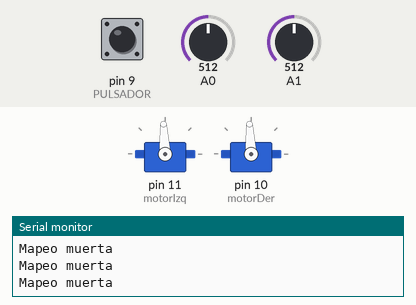
A sketch run on a simulated Arduino Uno, built with avr-gcc and run on an emulated ATmega328P. Parts: 2 × servo, the last lines printed to the serial monitor. The inputs (shaded band) are chosen by the test bench; at power-on: A1 = 512, A0 = 512, pin 9 (PULSADOR) LOW.

Above: at 1.2 s.
1.3 s: A1 set to 539
At 1.8 s:
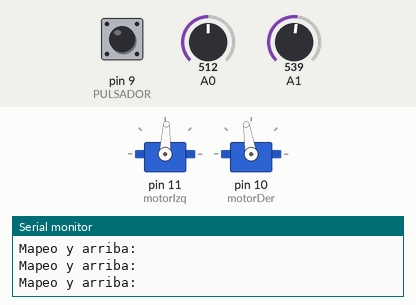
3.2 s: A0 set to 420
At 4.3 s:
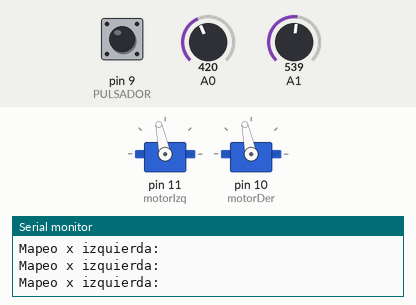
4.7 s: A0 set to 716
At 5.5 s:
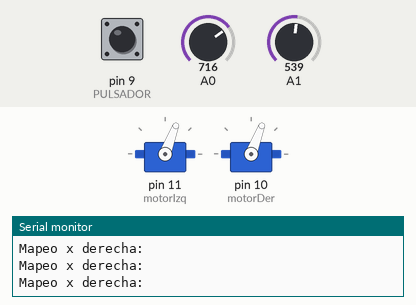
6.2 s: A0 set to 122
At 6.8 s:
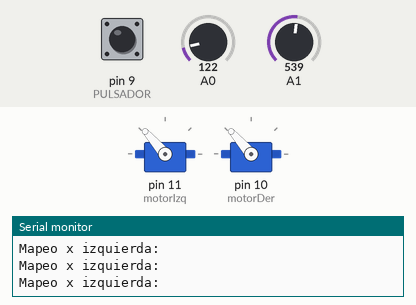
7.7 s: A0 set to 900
At 8.2 s:
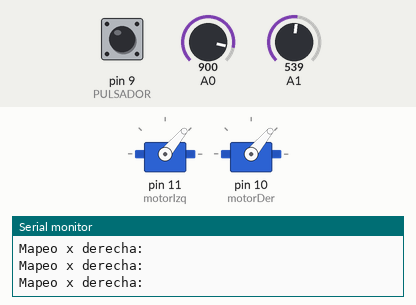
9.2 s: A0 set to 0
At 9.9 s:
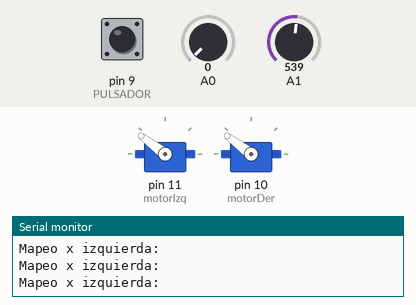
Timing chart, 0 to 11.7 s (numbered marks = the images above; inputs shaded):
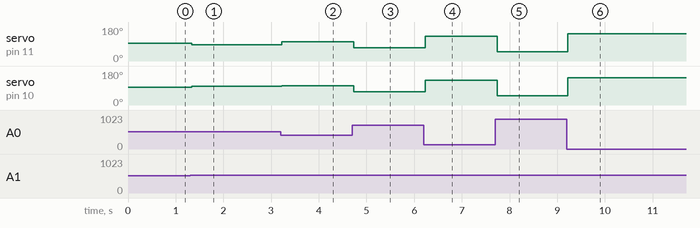

The sketch:

MotorP1.ino
```cpp
#include <Servo.h>
int X;
int Y;
int PULSADOR = 9;
int SW;
int motorIzq=11;
int motorDer=10;

char opcion;
Servo motoIzq;
Servo motoDer;
void setup(){
    pinMode(motorIzq, OUTPUT);
    pinMode(motorDer, OUTPUT);
    pinMode(PULSADOR, INPUT);
    motoIzq.attach(motorIzq);
    motoDer.attach(motorDer);
    Serial.begin(9600);
}
void loop(){
  X = analogRead(A0);			// lectura de valor de eje x
  Y = analogRead(A1);			// lectura de valor de eje x
  SW = digitalRead(PULSADOR);
  if(X > 430 && X < 570){
    if (Y > 520 && Y <= 1023){
      Serial.println("Mapeo y arriba: ");			// si Y esta en la zona de arriba
      controlMotorIzq(map(Y, 0, 480, -255 , 0));
      controlMotorDer(map(Y, 0, 480, -255 , 0));
    }
    if (Y >= 0 && Y < 480){					// si Y esta en la zona de abajo
      Serial.println("Mapeo y abajo: ");
      controlMotorIzq(map(Y, 520, 1023, 0 , 255));
      controlMotorDer(map(Y, 520, 1023, 0 , 255));
    }
  }

  if(Y > 430 && Y < 570){
    if (X >= 0 && X < 430){					// si X esta en la zona izquierda
      Serial.println("Mapeo x izquierda: ");
      controlMotorIzq(map(X, 520, 1023, 0 , 255));
      controlMotorDer(map(X, 520, 1023, 0 , -255));


    }
    if (X > 570 && X <= 1023){					// si X esta en la zona derecha
      Serial.println("Mapeo x derecha: ");
      controlMotorIzq(map(X, 0, 480, -255 , 0));
      controlMotorDer(map(X, 0, 480, 255 , 0));
    }
  }


  if ((Y >  500 && Y <= 520) && (X >  500 && X <= 520)){
    Serial.println("Mapeo muerta  ");			// si Y esta en la zmuerta
    controlMotorIzq(0);
    controlMotorDer(0);
  }
  //PLANO       X      Y
  //ADELANTE = 510    1023
  //ATRAS    = 510    0
  //IZQUIERDA=  0     510
  //DERECHA  = 1023   510
  //CENTRO   = 510    510
  //Si esta en el rango x:430-570, solo va adelante o atras

}

int controlMotorIzq(int value){
  motoIzq.write(map(value,-255,255,2000,1000));
}
int controlMotorDer(int value){
  motoDer.write(map(value,-255,255,1000,2000));
}
```

Measured:
- after the input at 1.3 s, servo on pin 11 (motorIzq): 93° → 87° at once; servo on pin 10 (motorDer): 93° → 99° at once
- after the input at 3.2 s, servo on pin 11 (motorIzq): 87° → 102° at once; servo on pin 10 (motorDer): 99° → 102° at once
- after the input at 4.7 s, servo on pin 11 (motorIzq), servo on pin 10 (motorDer): 102° → 69° at once
- after the input at 6.2 s, servo on pin 11 (motorIzq), servo on pin 10 (motorDer): 69° → 131° at once
- after the input at 7.7 s, servo on pin 11 (motorIzq), servo on pin 10 (motorDer): 131° → 50° at once
- after the input at 9.2 s, servo on pin 11 (motorIzq), servo on pin 10 (motorDer): 50° → 143° at once
